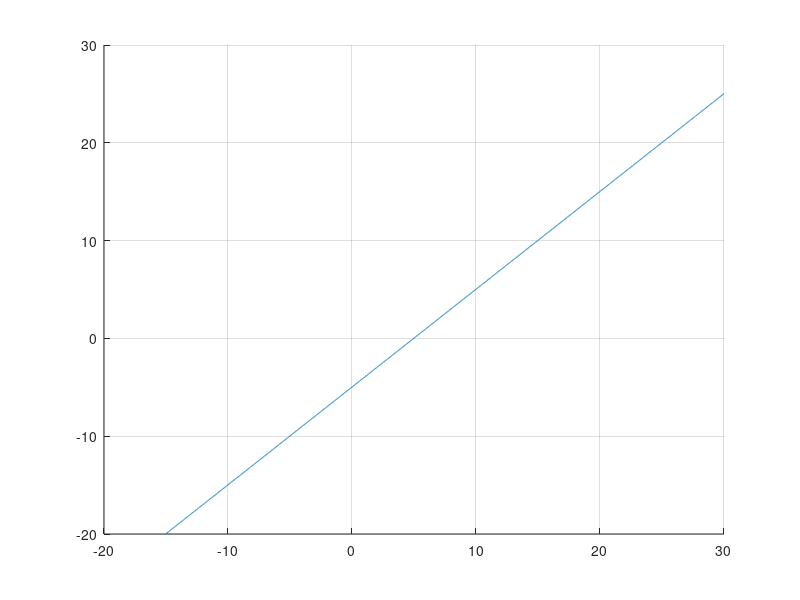

The MATLAB source for this figure:
%%
% clear all;
% N = 20000;
% 
% blerEst = (0.1 ^ (1/100)) .^ (200:399);
% 
% estErr = sqrt(blerEst .* (1- blerEst) / (N - 1));
% 
% figure(1); hold on; grid on;
% plot(blerEst, estErr);
% 
% figure(2); hold on; grid on;
% plot(blerEst, 3*estErr ./ blerEst);

%%
% clear all;
% 
% theBler = 0.001;
% nSample = 500;
% nTest = 100000;
% tmpV = rand(nSample, nTest);
% estBler = sum(tmpV < theBler, 1) ./ nSample;
% mean(estBler)
% histogram(estBler);

%%
clear all;

snrdB_List = -15:0.01:30;

M = 4;
baseOffset = -pow2db(sum(pow2(2:2:M)));
itemOffset = 3 * 2 * (1:(M/2))';
itemSinr = snrdB_List + baseOffset + itemOffset;
itemNoisePower = db2pow(-(itemSinr));
totalNoisePow = mean(itemNoisePower, 1);
effSnrdB_List = -pow2db(totalNoisePow);
figure(1); hold on; grid on;
plot(snrdB_List, effSnrdB_List);



